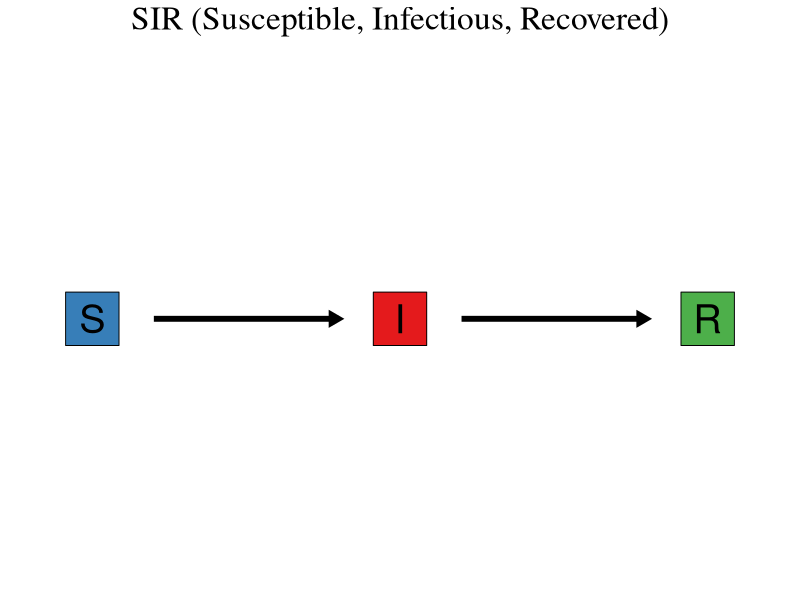
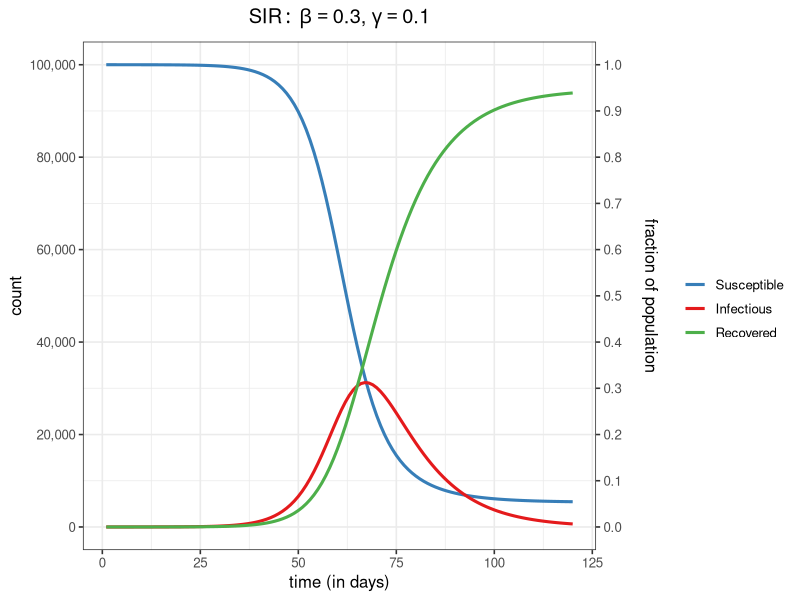

Generate these figures, in order, with R: (Note: this script raises an error after producing the figures.)
## ---- chunk 1

## ---- chunk 2
#-- code chunk options
knitr::opts_chunk$set(error=TRUE,     # Keep compiling upon error
                      collapse=TRUE,  # collapse by default
                      echo=FALSE,     # do not show code by default 
                      comment = "#>",
                      out.width="60%", 
                      fig.height = 3.5,
                      fig.width = 8, 
                      fig.retina=1,
                      fig.show='hold',
                      fig.align='center',
                      cache=FALSE, 
                      message=FALSE,
                      warning = FALSE,
                      size="footnotesize"
                      #,tidy.opts=list(width.cutoff=50), tidy=FALSE
)
## ---- chunk 3
library(knitr)
library(tidyverse)
## ---- chunk 4
color_text <- function(text, color) {
  paste0('<font color="', color,'">', text, '</font>')
}
## ---- chunk 5
# https://colorbrewer2.org/#type=qualitative&scheme=Set1&n=4
state_colors = c(S="#377eb8", E="#984ea3", I="#e41a1c", R="#4daf4a")
state_names = tibble(symbol = factor(c("S", "E", "I", "R"), ordered=TRUE),
                     name = c("Susceptible", "Exposed", "Infectious", 
                              "Recovered"))
## ---- chunk 6
nodes = state_names %>% filter(symbol != 'E') %>% mutate(x=row_number(), y=0) 
edges = tibble(from=1:2, to=2:3)

gg_SIR = ggplot(nodes) + 
  geom_point(aes(x,y, fill=symbol), size=20, shape=22) + 
  scale_x_continuous(expand = c(0,.3)) + 
  geom_text(aes(x,y,label=symbol), size=10) + 
  geom_segment(data=edges, 
                 aes(x=from+.2,xend=to-.2), y=0, yend=0, 
               arrow = arrow(angle=30,length = unit(2, 'mm'), type="closed"), 
               lineend="butt", linejoin="mitre", 
               size=2) + 
  scale_fill_manual(values=state_colors, name="", guide=FALSE) +
  theme_void() 

## ---- chunk 7
gg_SIR +
  labs(title='SIR (Susceptible, Infectious, Recovered)') + 
  theme(plot.title=element_text(hjust = 0.5,size=24,  family="serif"))
## ---- chunk 8
SIR <- function(beta, gamma, N=1E5, I=1, S=N-I, R=0, nT = 120, 
                format=c("wide", "long"), 
                force=c("linear", "exponential"),   # force of infection form 
                method=c("deterministic", "stochastic")) {
  format = match.arg(format)
  force = match.arg(force)
  method = match.arg(method)
  if(gamma<=0 | gamma>=1) stop("gamma must be between 0 and 1")
  if(min(beta)<0) stop("beta must be > 0")
  #if(min(beta, gamma)<0 | max(beta, gamma)>1) stop("beta and gamma must be between 0 and 1")
  
  if(length(beta) == 1) beta = rep(beta, nT)
  else if(length(beta) != nT) stop("beta must be of length 1 or nT")
  
  #- Initialize vectors
  initial = c(S=S, I=I, R=R)
  S = I = R = rep(0, nT)
  S[1] = initial[1]
  I[1] = initial[2]
  R[1] = initial[3]
  
  for(t in 2:nT) {
    if(force == "linear"){
      p.s2i =  beta[t-1] * I[t-1] / N  
      p.i2r = gamma 
    } else{    #force == "exponential"
      p.s2i = (1-exp(-beta[t-1]*I[t-1]/N))
      p.i2r = (1-exp(-gamma))
    }
    if(method == "deterministic") {
      s2i = p.s2i * S[t-1]
      i2r = p.i2r * I[t-1]
    } else {   # method == "stochastic"
      s2i = rbinom(n=1, size=S[t-1], prob=p.s2i)
      i2r = rbinom(n=1, size=I[t-1], prob=p.i2r)
    }
    
    I[t] = I[t-1] + s2i - i2r
    R[t] = R[t-1] + i2r
    S[t] = S[t-1] - s2i
  }
  out = tibble(time=1:nT, S, I, R)
  if(format == "long") out = out %>% gather(state, count, -time) %>% 
    mutate(state = factor(state, levels=c("S", "I", "R")))
  return(out)
}

## ---- chunk 9
R0 = 3.0
gamma = 1/10
beta = R0*gamma
initial = 1
N= 1E5
SIR(beta=beta, gamma=gamma, N=N, format="long") %>%
  ggplot(aes(time, count, color=state, fill=state)) + 
  geom_line(size=1.05) + 
  scale_color_manual(values=state_colors, name="", labels=deframe(state_names)) + 
  labs(x = 'time (in days)', y='count', 
       title=bquote(SIR:~beta == .(beta) * "," ~ gamma == .(gamma))) + 
  scale_y_continuous(breaks = seq(0, N, by=20000), labels=scales::comma,
    sec.axis = sec_axis(~ . /N, name = "fraction of population",
                        breaks = seq(0, 1, by=.1) )) + 
  theme_bw(base_size = 12) + 
  theme(
        plot.title=element_text(hjust=.5), 
        axis.title.y.right = element_text(margin = unit(c(0, 0, 0, 5), "mm"), angle = -90))
## ---- chunk 10
set.seed(2020)
n = 20
data = tibble(x=runif(n), y=runif(n), state=c("I", rep("S", n-1)), id=1:n, time=1)
gamma = .3
eps = .95

for(t in 2:15) {
  
  X = filter(data, time == max(time)) %>% mutate(time=time+1)
  X2 = X %>% mutate(time=time+.5)
  inf.ind = which(X$state == "I")
  if(length(inf.ind)==0) break
  
  for(j in inf.ind) {
    inf = filter(X, id == j)
    ind.victim = sample(setdiff(1:n, j), size=1)
    victim = slice(X, ind.victim)
    inf$x = eps*victim$x + (1-eps)*inf$x
    inf$y = eps*victim$y + (1-eps)*inf$y
    X[j,] = inf
    X2[j,] = inf %>% mutate(time=time+.5)
    #- Update Infection
    state = pull(victim, state)
    X2$state[ind.victim] = ifelse(state == "S", "I", state)
    #- Update Recovered
    if(runif(1) <= gamma) {
      X2$state[j] = "R"
      X2$x[j] = .2*runif(1) + .8*X2$x[j]
      X2$y[j] = .2*runif(1) + .8*X2$y[j]
    }
  }
  
  data = bind_rows(data, X, X2)

}


library(gganimate)
pp = data %>% 
  ggplot(aes(x,y, group=time)) + # , group=time
  geom_point(size=5, shape=21, aes(fill=state, group=1L)) + 
  scale_fill_manual(values=state_colors, name="", labels=deframe(state_names))  + 
  coord_fixed(xlim=0:1, ylim=0:1) + 
  theme_void() +  
  theme(  
    panel.border = element_rect(color="black", fill=NA)
    ,legend.title = element_blank()
    #plot.background = element_rect(fill = "grey90", colour = "black", size = 1),
    #legend.position = "top", 
    #legend.background = element_rect(fill="grey90", size=1.2)
    )

anim = pp + transition_time(time)  

## ---- chunk 11
animate(anim, fps = 6, nframes=200)
## ---- chunk 12
nodes = bind_rows(
  state_names %>% filter(symbol != 'E') %>% mutate(label = paste0(symbol,"[t]"), x=-1, y=3:1),
  state_names %>% filter(symbol != 'E') %>% mutate(label = paste0(symbol,"[t+1]"), x=1, y=3:1)
)
eps = .09
edges = tribble(
  ~from.x, ~from.y, ~to.x, ~to.y, ~increasing, ~label,
  -1, 3, 1, 3, FALSE, '-beta~I[t]/N',
  -1, 3-.01, 1, 2+eps, TRUE, 'phantom(x)~beta~I[t]/N',
  -1, 2, 1, 2, FALSE, '-gamma',
  -1, 2-.01, 1, 1+eps, TRUE, 'phantom(x)~gamma',
  -1, 1, 1, 1, TRUE, '1'
)


ggplot(nodes, aes(x,y)) + 
  geom_point(aes(x,y, fill=symbol), size=20, shape=22) + 
  scale_y_continuous(expand = c(0,.3)) + scale_x_continuous(expand = c(0,.3)) + 
  geom_text(aes(x,y,label=label), size=7, parse=TRUE)  +
  geom_text(data=edges, aes(x=(from.x+to.x)/2,y=(from.y+to.y)/2,label=label), size=4.5, parse=TRUE,
            nudge_y=.1, nudge_x=.15)  +
  geom_segment(data=edges, 
               aes(x=from.x+.2 ,xend=to.x-.2, y=from.y, yend=to.y, color=increasing), 
               arrow = arrow(angle=30,length = unit(2, 'mm'), type="closed"), 
               lineend="butt", linejoin="mitre", 
               size=1.1) + 
  scale_fill_manual(values=state_colors, name="", guide=FALSE) +
  scale_color_manual(values=c("red","black"), name="", guide=FALSE) +
  theme_void() 


## ---- chunk 13
 tibble(R0 = seq(1.5, 7, by=.1), p_infec = 1-(1/R0)) %>% 
  ggplot(aes(R0, p_infec)) + geom_line() + 
  scale_y_continuous(labels=scales::percent) + 
  labs(x=expression(R[0]), y="percent infected") + 
  theme_bw()
## ---- chunk 14
R0 = 3
gamma = 1/10 
beta = R0*gamma # 3/10
N= 1E5
nT = 180
I = bind_rows(
  Baseline = SIR(beta=beta, gamma=gamma, N=N, nT=nT, format="wide") ,
  `Strategy 1` = SIR(beta=beta-.05, gamma=gamma, N=N, nT=nT, format="wide"),
  `Strategy 2` = SIR(beta=beta, gamma=1/8, N=N, nT=nT, format="wide"),
  `Strategy 3` = SIR(beta=beta, gamma=gamma, S=N*.90, N=N, nT=nT, format="wide"),
  .id = 'strategy'
) 

I %>% mutate(cum_I = (I + R)/N, I=I/N) %>% 
  pivot_longer(c(I, cum_I), names_to="type", values_to="count") %>% 
  mutate(type = recode(type, cum_I="Cumulative Percent Infected", I = "Percent Infectious")) %>% 
  ggplot(aes(time, count, color=strategy)) + geom_line() + 
  facet_wrap(~fct_rev(type), scales="free_y") + 
  scale_y_continuous(labels=scales::percent) + 
  labs(color="", x = "time since first infection (in days)") + 
  theme_bw() + 
  theme(
    axis.title.y = element_blank(),
    strip.background = element_rect(fill="#E57200"), 
    strip.text = element_text(face="bold", family="mono")
  )
## ---- chunk 15
chg.pts = tribble(
  ~strategy, ~chg.pt,
  'Baseline',  NA,
  't=40',  40, 
  't=50', 50,
  't=65', 65)

beta2 = .2

I = bind_rows(
  Baseline = SIR(beta=beta, gamma=gamma, N=N, nT=nT, format="wide") ,
  `t=40` = SIR(beta=c(rep(beta, 40), rep(beta2, nT-40)), gamma=gamma, N=N, nT=nT, format="wide"),
  `t=50` = SIR(beta=c(rep(beta, 50), rep(beta2, nT-50)), gamma=gamma, N=N, nT=nT, format="wide"),
  `t=65` = SIR(beta=c(rep(beta, 65), rep(beta2, nT-65)), gamma=gamma, N=N, nT=nT, format="wide"),
  .id = 'strategy'
) 
## ---- chunk 16
  I %>% 
  ggplot(aes(time, I/N)) + 
  geom_area(aes(fill=strategy), alpha=.6) + facet_wrap(~strategy) + 
  geom_line(data=. %>% filter(strategy=="Baseline") %>% select(-strategy), color="black", 
            size=1) + 
  geom_vline(data=chg.pts, aes(xintercept=chg.pt), linetype=2, size=.5) + 
  scale_y_continuous(labels=scales::percent) + 
  labs(fill="", x = "time since first infection (in days)") + 
  theme_bw() + 
  theme(
    axis.title.y = element_blank(),
    strip.background = element_rect(fill="#E57200"), 
    strip.text = element_text(face="bold", family="mono")
  )

## ---- chunk 17
## Stochastic SIR

a = SIR(beta=beta, gamma=gamma, N=N, nT=nT, format="wide")

set.seed(2020)
b = a %>% select(time)
for(m in 1:100) {
  sir = SIR(beta=beta, gamma=gamma, N=N, nT=nT, format="wide", method="stochastic")$I
  if(sir[60] < 1 ) next
  b = b %>% mutate(!!as.character(m) := sir)
}

c = b %>% 
  pivot_longer(-time, names_to="id", values_to="I")

d = c %>% 
  group_by(time) %>% 
  summarize(L = quantile(I, probs=.025), U = quantile(I, probs=.975), median=median(I), 
            mean = mean(I)) 

c %>% 
  ggplot(aes(time, I)) + 
  geom_line(aes(group=id), alpha=.5, color="grey70") + 
  geom_line(data=a, size=1.10) + 
  labs(y="number infectious", x = "time since first infection (in days)") + 
  theme_bw() 


## ---- chunk 18
nodes = state_names %>% mutate(x=row_number(), y=0) 
edges = tibble(from=1:(nrow(nodes)-1), to=2:nrow(nodes))

gg_SEIR = ggplot(nodes) + 
  geom_point(aes(x,y, fill=symbol), size=20, shape=22) + 
  scale_x_continuous(expand = c(0,.3)) + 
  geom_text(aes(x,y,label=symbol), size=10) + 
  geom_segment(data=edges, 
                 aes(x=from+.2,xend=to-.2), y=0, yend=0, 
               arrow = arrow(angle=30,length = unit(2, 'mm'), type="closed"), 
               lineend="butt", linejoin="mitre", 
               size=2) + 
  scale_fill_manual(values=state_colors, name="", guide=FALSE) +
  theme_void() 

## ---- chunk 19
gg_SEIR +
  labs(title='SEIR (Susceptible, Exposed, Infectious, Recovered)') + 
  theme(plot.title=element_text(hjust = 0.5, size=20,  family="serif"))
